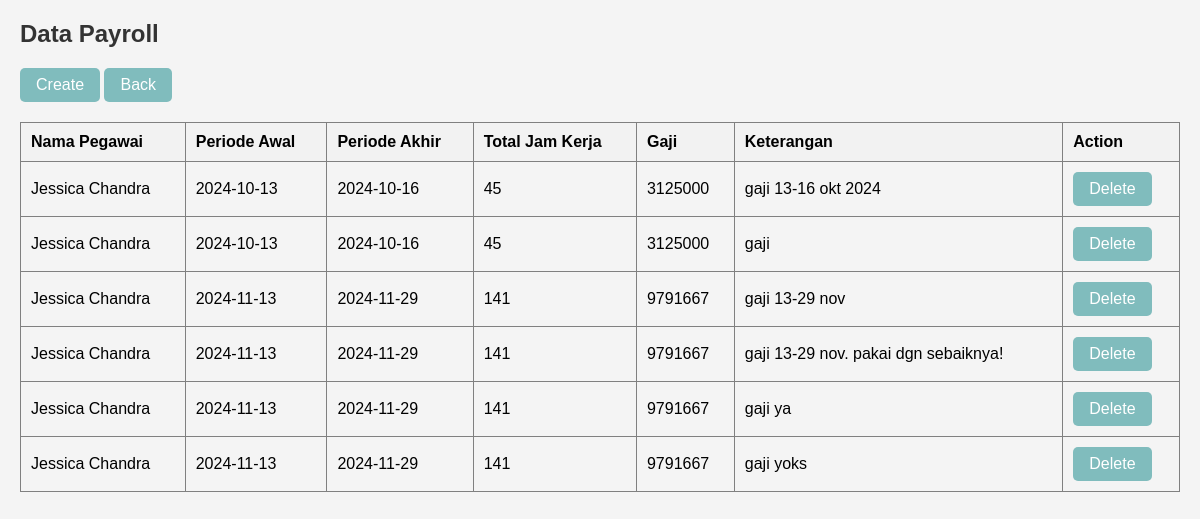
/payroll/readPayroll.php (signed in), run on the app's committed database.
### tables this page shows
CREATE TABLE `payroll` (
  `id_payroll` int(11) NOT NULL AUTO_INCREMENT,
  `id_pegawai` int(5) DEFAULT NULL,
  `periode_awal` date DEFAULT NULL,
  `periode_akhir` date DEFAULT NULL,
  `total_jam_kerja` int(20) DEFAULT NULL,
  `gaji` int(20) DEFAULT NULL,
  `keterangan` varchar(100) DEFAULT NULL,
  PRIMARY KEY (`id_payroll`),
  KEY `id_pegawai` (`id_pegawai`),
  CONSTRAINT `payroll_ibfk_1` FOREIGN KEY (`id_pegawai`) REFERENCES `pegawai` (`id_pegawai`)
);

CREATE TABLE `pegawai` (
  `id_pegawai` int(5) NOT NULL AUTO_INCREMENT,
  `nik` char(16) DEFAULT NULL,
  `nama` varchar(50) DEFAULT NULL,
  `alamat` varchar(50) DEFAULT NULL,
  `tgl_lahir` date DEFAULT NULL,
  `divisi` varchar(50) DEFAULT NULL,
  `gaji_pokok` int(20) DEFAULT NULL,
  `hari_kerja_1_bulan` int(20) DEFAULT NULL,
  `jam_kerja_1_hari` int(20) DEFAULT NULL,
  PRIMARY KEY (`id_pegawai`)
);

### payroll/readPayroll.php (the view, shortened to what this page needs)
<?php
include "../config/koneksi.php";
?>
<!DOCTYPE html>
<html lang="en">
<head>
</head>
<body>
<div class="container">
    <h2>Data Payroll</h2>
    <a href="http://localhost/sistem_hrm/payroll/payroll.php" class="button">Create</a>
    <a href="http://localhost/sistem_hrm/homePage.php" class="button">Back</a>
    <table border='1'>
        <tr>
            <th>Nama Pegawai</th>
            <th>Periode Awal</th>
            <th>Periode Akhir</th>
            <th>Total Jam Kerja</th>
            <th>Gaji</th>
            <th>Keterangan</th>
            <th>Action</th>
        </tr>
        <?php
        $query = "SELECT payroll.*, pegawai.* FROM payroll JOIN pegawai ON payroll.id_pegawai = pegawai.id_pegawai;";
        $result = mysqli_query($koneksi, $query);
        if(!$result){
            echo "query gagal!";
        }
        else{
            while($row = mysqli_fetch_assoc($result)){
                echo "<tr>
                        <td>".$row['nama']."</td>
                        <td>".$row['periode_awal']."</td>
                        <td>".$row['periode_akhir']."</td>
                        <td>".$row['total_jam_kerja']."</td>
                        <td>".$row['gaji']."</td>
                        <td>".$row['keterangan']."</td>
                        <td>
                            <a href='http://localhost/sistem_hrm/payroll/deletePayroll.php?id=".$row['id_payroll']."' class='button'>Delete</a>
                        </td>
                      </tr>";
            }
        }
        ?>
    </table>
</div>
</body>
</html>

### payroll/readPayroll.php (style rules this page uses)
* { box-sizing: border-box; }
body { font-family: Arial, sans-serif; background-color: #f4f4f4; margin: 0; padding: 0; }
.container { margin: 20px; }
h2 { color: #333; }
table { width: 100%; border-collapse: collapse; margin-top: 20px; }
th { background-color: #f2f2f2; }
th, td { padding: 10px; text-align: left; }
a.button { display: inline-block; padding: 8px 16px; text-decoration: none; background-color: #80BCBD; color: white; border-radius: 5px; cursor: pointer; }

### data on the page
payroll: id_pegawai.nama "Jessica Chandra", periode_awal "2024-10-13", periode_akhir "2024-10-16", total_jam_kerja "45", gaji "3125000", keterangan "gaji 13-16 okt 2024"
payroll: id_pegawai.nama "Jessica Chandra", periode_awal "2024-10-13", periode_akhir "2024-10-16", total_jam_kerja "45", gaji "3125000", keterangan "gaji"
payroll: id_pegawai.nama "Jessica Chandra", periode_awal "2024-11-13", periode_akhir "2024-11-29", total_jam_kerja "141", gaji "9791667", keterangan "gaji 13-29 nov"
payroll: id_pegawai.nama "Jessica Chandra", periode_awal "2024-11-13", periode_akhir "2024-11-29", total_jam_kerja "141", gaji "9791667", keterangan "gaji 13-29 nov. pakai dgn sebaiknya!"
payroll: id_pegawai.nama "Jessica Chandra", periode_awal "2024-11-13", periode_akhir "2024-11-29", total_jam_kerja "141", gaji "9791667", keterangan "gaji ya"
payroll: id_pegawai.nama "Jessica Chandra", periode_awal "2024-11-13", periode_akhir "2024-11-29", total_jam_kerja "141", gaji "9791667", keterangan "gaji yoks"
